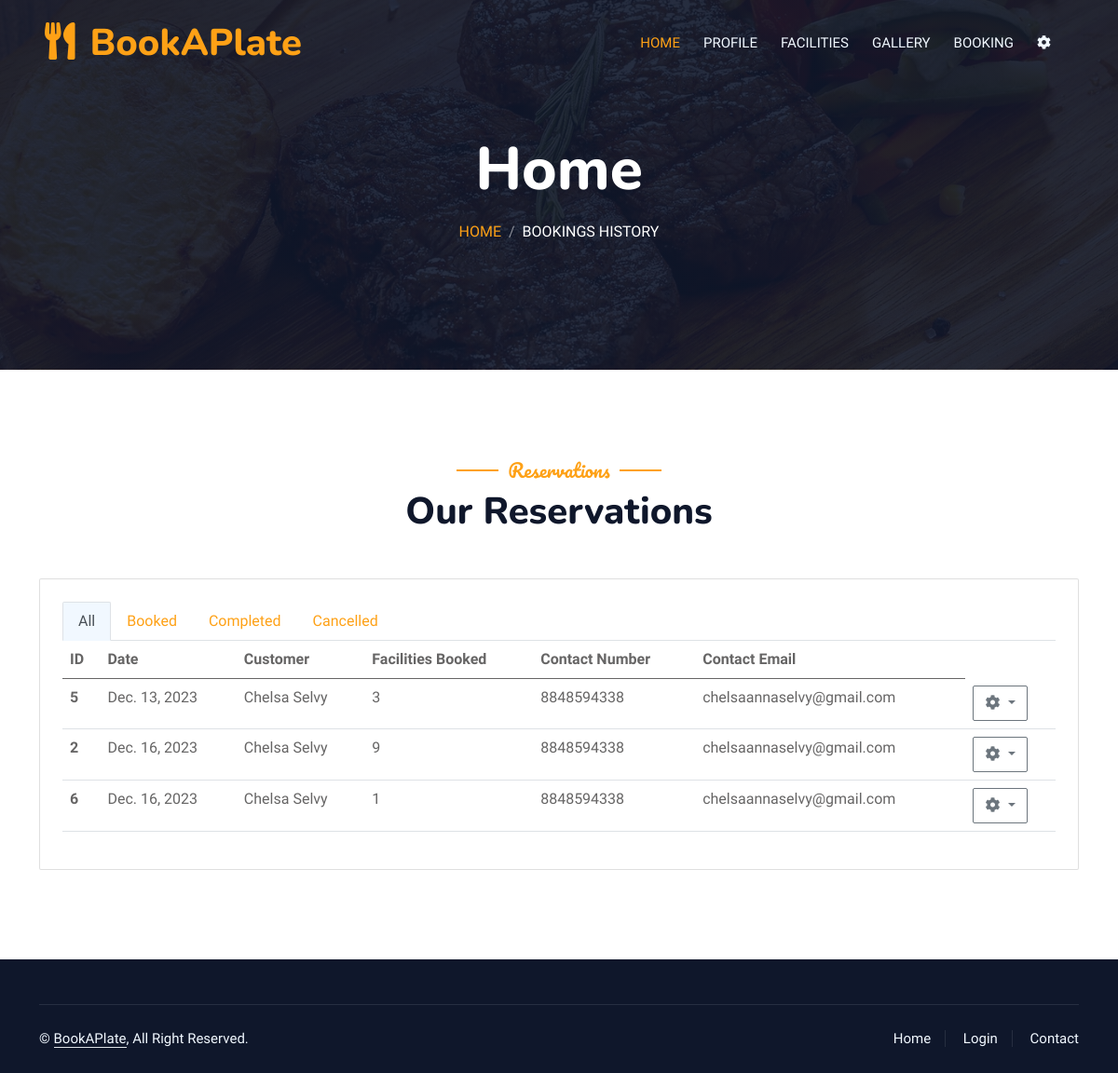
/restaurant_user/reservations/ (signed in), run on the app's committed database.
### admin_workbench/models.py (models this page shows)
class BookingDetails(models.Model):
    booking_id = models.AutoField(primary_key=True)
    date = models.DateField(null=True)
    STATUS_CHOICES = [
        ('Booked', 'Booked'),
        ('Completed', 'Completed'),
        ('Cancelled','Cancelled') ,
    ]
    status =models.CharField(max_length=100, choices=STATUS_CHOICES,default='Requested')
    MEAL_CHOICES = [
        ('Breakfast', 'Breakfast'),
        ('Lunch', 'Lunch'),
        ('Supper', 'Supper'),
    ]
    meal_time = models.CharField(max_length=100, choices=MEAL_CHOICES,default='Full Day')
    coins_spend = models.IntegerField(default=0)
    facility = models.ManyToManyField(FacilityDetails, related_name='booking_facilities')
    customer = models.ForeignKey(Customer, on_delete=models.CASCADE)
    booked_date= models.DateField(auto_now_add=True)

class Customer(models.Model):
    customer_id = models.AutoField(primary_key=True)
    phone = models.CharField(max_length=13, unique=True)
    address = models.CharField(max_length=100)
    place = models.CharField(max_length=100)
    STATES_CHOICES = [
    ('','Select State'),
    ('Andhra Pradesh', 'Andhra Pradesh'),
    ('Arunachal Pradesh', 'Arunachal Pradesh'),
    ('Assam', 'Assam'),
    ('Bihar', 'Bihar'),
    ('Chhattisgarh', 'Chhattisgarh'),
    ('Goa', 'Goa'),
    ('Gujarat', 'Gujarat'),
    ('Haryana', 'Haryana'),
    ('Himachal Pradesh', 'Himachal Pradesh'),
    ('Jharkhand', 'Jharkhand'),
    ('Karnataka', 'Karnataka'),
    ('Kerala', 'Kerala'),
    ('Madhya Pradesh', 'Madhya Pradesh'),
    ('Maharashtra', 'Maharashtra'),
    ('Manipur', 'Manipur'),
    ('Meghalaya', 'Meghalaya'),
    ('Mizoram', 'Mizoram'),
    ('Nagaland', 'Nagaland'),
    ('Odisha', 'Odisha'),
    ('Punjab', 'Punjab'),
    ('Rajasthan', 'Rajasthan'),
    ('Sikkim', 'Sikkim'),
    ('Tamil Nadu', 'Tamil Nadu'),
    ('Telangana', 'Telangana'),
    ('Tripura', 'Tripura'),
    ('Uttar Pradesh', 'Uttar Pradesh'),
    ('Uttarakhand', 'Uttarakhand'),
    ('West Bengal', 'West Bengal')
]
    state = models.CharField(max_length=100, choices=STATES_CHOICES,default='Kerala')
    status = models.CharField(max_length=10, default='Active')
    profile_photo = models.ImageField(upload_to='profile_pictures/', null=True)
    id_proof = models.ImageField(upload_to='customer_identifier/', null=True)
    user = models.OneToOneField(User, on_delete=models.CASCADE)

### restaurant/views.py (the view)
# urls.py: path('reservations/',BookingDetailsView,name='reservations'),
@login_required
def BookingDetailsView(request):
    logged_user = request.user
    logged_restaurant = Restaurant.objects.filter(user=logged_user).first()
    bookings = BookingDetails.objects.filter(facility__restaurant=logged_restaurant).order_by('date').distinct()
    context = {
        'bookings':bookings,
        'booked':bookings.filter(status='Booked'),
        'completed':bookings.filter(status='Completed'),
        'cancelled':bookings.filter(status='Cancelled'),
        'logged_user': logged_user,
        'restaurant': logged_restaurant,
    }
    return render(request, 'restaurant/booking.html', context)

### restaurant/templates/restaurant/booking.html (shortened to what this page needs)
{% extends 'restaurant/base.html'%} {% load static %}  {% block content %}
<div class="container-xxl position-relative p-0">
  <div class="container-xxl py-5 bg-dark hero-header mb-5">
    <div class="container text-center my-5 pt-5 pb-4">
      <h1 class="display-3 text-white mb-3 animated slideInDown">Home</h1>
      <nav aria-label="breadcrumb">
        <ol class="breadcrumb justify-content-center text-uppercase">
          <li class="breadcrumb-item"><a href="#">Home</a></li>
          <li class="breadcrumb-item text-white active" aria-current="page">
            Bookings History
          </li>
        </ol>
      </nav>
    </div>
  </div>
</div>
<div class="container-xxl py-5">
  <div class="container">
    <div class="text-center wow fadeInUp" data-wow-delay="0.1s">
      <h5 class="section-title ff-secondary text-center text-primary fw-normal">
        Reservations
      </h5>
      <h1 class="mb-5">Our Reservations</h1>
    </div>
    <div class="row g-4">
      <div class="col-lg-12 col-sm-12 wow fadeInUp" data-wow-delay="0.1s">
        <div class="card">
          <div class="card-body p-4">
            <ul class="nav nav-tabs" id="myTab" role="tablist">
              <li class="nav-item" role="presentation">
                <button
                  class="nav-link active"
                  id="all-tab"
                  data-bs-toggle="tab"
                  data-bs-target="#all"
                  type="button"
                  role="tab"
                  aria-controls="all"
                  aria-selected="true"
                >
                  All
                </button>
              </li>
              <li class="nav-item" role="presentation">
                <button
                  class="nav-link"
                  id="booked-tab"
                  data-bs-toggle="tab"
                  data-bs-target="#booked"
                  type="button"
                  role="tab"
                  aria-controls="booked"
                  aria-selected="false"
                >
                  Booked
                </button>
              </li>
              <li class="nav-item" role="presentation">
                <button
                  class="nav-link"
                  id="completed-tab"
                  data-bs-toggle="tab"
                  data-bs-target="#completed"
                  type="button"
                  role="tab"
                  aria-controls="completed"
                  aria-selected="false"
                >
                  Completed
                </button>
              </li>
              <li class="nav-item" role="presentation">
                <button
                  class="nav-link"
                  id="cancelled-tab"
                  data-bs-toggle="tab"
                  data-bs-target="#cancelled"
                  type="button"
                  role="tab"
                  aria-controls="cancelled"
                  aria-selected="false"
                >
                  Cancelled
                </button>
              </li>
            </ul>
            <div class="tab-content" id="myTabContent">
              <div
                class="tab-pane fade show active"
                id="all"
                role="tabpanel"
                aria-labelledby="all-tab"
              >
                <div class="table-responsive-sm">
                  <table class="table">
                    <thead>
                      <tr>
                        <th scope="col">ID</th>
                        <th scope="col">Date</th>
                        <th scope="col">Customer</th>
                        <th scope="col">Facilities Booked</th>
                        <th scope="col">Contact Number</th>
                        <th scope="col">Contact Email</th>
                      </tr>
                    </thead>
                    <tbody>
                      {% if bookings %} {% for booking in bookings %}
                      <tr>
                        <th scope="row">{{ booking.booking_id }}</th>
                        <td>{{booking.date}}</td>
                        <td>
                          {{booking.customer.user.first_name}}&nbsp;{{booking.customer.user.last_name}}
                        </td>
                        <td>{{ booking.facility.count }}</td>
                        <td>{{ booking.customer.phone }}</td>
                        <td>{{ booking.customer.user.email}}</td>
                        <td>
                          <div class="btn-group">
                            <button
                              type="button"
                              class="btn btn-outline-secondary dropdown-toggle"
                              data-bs-toggle="dropdown"
                              aria-expanded="false"
                            >
                              <i class="fas fa-cog"></i>
                            </button>
                          </div>
                        </td>
                      </tr>
                      {% endfor %} {% else %}
                      <tr>
                        <th scope="row" colspan="6" class="text-center">
                          <p>No records to display</p>
                        </th>
                      </tr>
                      {% endif %}
                    </tbody>
                  </table>
                </div>
              </div>
            </div>
          </div>
        </div>
      </div>
    </div>
  </div>
</div>
{% endblock %}

### static/book_a_plate/css/style.css (style rules this page uses)
:root { --primary: #FEA116; --light: #F1F8FF; --dark: #0F172B; }
.ff-secondary { font-family: 'Pacifico', cursive; }
.btn { font-family: 'Nunito', sans-serif; font-weight: 500; text-transform: uppercase; transition: .5s; }
.hero-header { background: linear-gradient(rgba(15, 23, 43, .9), rgba(15, 23, 43, .9)), url(../img/bg-hero.jpg); background-position: center center; background-repeat: no-repeat; background-size: cover; }
.breadcrumb-item + .breadcrumb-item::before { color: rgba(255, 255, 255, .5); }
.section-title { position: relative; display: inline-block; }
.section-title::before { position: absolute; content: ""; width: 45px; height: 2px; top: 50%; left: -55px; margin-top: -1px; background: var(--primary); }
.section-title::after { position: absolute; content: ""; width: 45px; height: 2px; top: 50%; right: -55px; margin-top: -1px; background: var(--primary); }

### data on the page
BookingDetails: booking_id "5", date "Dec. 13, 2023", customer.user.first_name "Chelsa", customer.user.last_name "Selvy", facility.count "3", customer.phone "8848594338", customer.user.email "chelsaannaselvy@gmail.com"
BookingDetails: booking_id "2", date "Dec. 16, 2023", customer.user.first_name "Chelsa", customer.user.last_name "Selvy", facility.count "9", customer.phone "8848594338", customer.user.email "chelsaannaselvy@gmail.com"
BookingDetails: booking_id "6", date "Dec. 16, 2023", customer.user.first_name "Chelsa", customer.user.last_name "Selvy", facility.count "1", customer.phone "8848594338", customer.user.email "chelsaannaselvy@gmail.com"
